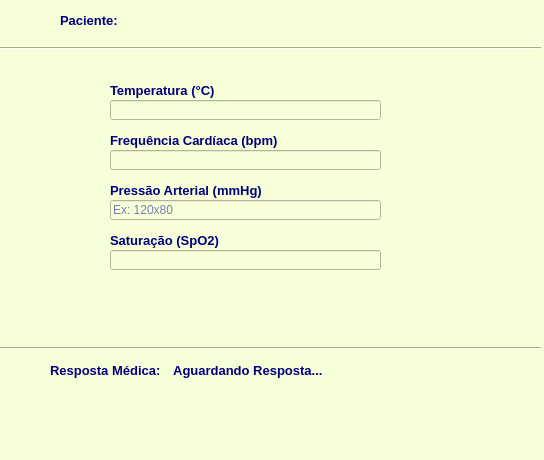
<?xml version="1.0" encoding="UTF-8"?>
<ui version="4.0">
 <class>MainWindow</class>
 <widget class="QMainWindow" name="MainWindow">
  <property name="geometry">
   <rect>
    <x>0</x>
    <y>0</y>
    <width>544</width>
    <height>460</height>
   </rect>
  </property>
  <property name="windowTitle">
   <string>MainWindow</string>
  </property>
  <property name="styleSheet">
   <string notr="true">background-color:rgb(247, 255, 217);
color :rgb(0, 0, 127)</string>
  </property>
  <widget class="QWidget" name="centralwidget">
   <widget class="QPushButton" name="botaoEnvia">
    <property name="geometry">
     <rect>
      <x>430</x>
      <y>510</y>
      <width>75</width>
      <height>23</height>
     </rect>
    </property>
    <property name="styleSheet">
     <string notr="true">background-color:rgb(0, 0, 127);
color:rgb(255, 255, 255);</string>
    </property>
    <property name="text">
     <string>Enviar</string>
    </property>
   </widget>
   <widget class="QLabel" name="label_nome">
    <property name="geometry">
     <rect>
      <x>60</x>
      <y>10</y>
      <width>71</width>
      <height>20</height>
     </rect>
    </property>
    <property name="font">
     <font>
      <pointsize>10</pointsize>
      <weight>75</weight>
      <bold>true</bold>
     </font>
    </property>
    <property name="text">
     <string>Paciente: </string>
    </property>
   </widget>
   <widget class="QLabel" name="label_alerta">
    <property name="geometry">
     <rect>
      <x>50</x>
      <y>360</y>
      <width>121</width>
      <height>20</height>
     </rect>
    </property>
    <property name="font">
     <font>
      <pointsize>10</pointsize>
      <weight>75</weight>
      <bold>true</bold>
     </font>
    </property>
    <property name="text">
     <string>Resposta Médica:</string>
    </property>
   </widget>
   <widget class="QLineEdit" name="lineEdit_temp">
    <property name="geometry">
     <rect>
      <x>110</x>
      <y>100</y>
      <width>271</width>
      <height>20</height>
     </rect>
    </property>
   </widget>
   <widget class="QLineEdit" name="lineEdit_freq">
    <property name="geometry">
     <rect>
      <x>110</x>
      <y>150</y>
      <width>271</width>
      <height>20</height>
     </rect>
    </property>
   </widget>
   <widget class="QLineEdit" name="lineEdit_press">
    <property name="geometry">
     <rect>
      <x>110</x>
      <y>200</y>
      <width>271</width>
      <height>20</height>
     </rect>
    </property>
    <property name="placeholderText">
     <string>Ex: 120x80</string>
    </property>
   </widget>
   <widget class="QLineEdit" name="lineEdit_satu">
    <property name="geometry">
     <rect>
      <x>110</x>
      <y>250</y>
      <width>271</width>
      <height>20</height>
     </rect>
    </property>
   </widget>
   <widget class="QLabel" name="label_temp">
    <property name="geometry">
     <rect>
      <x>110</x>
      <y>80</y>
      <width>131</width>
      <height>20</height>
     </rect>
    </property>
    <property name="font">
     <font>
      <pointsize>10</pointsize>
      <weight>75</weight>
      <bold>true</bold>
     </font>
    </property>
    <property name="text">
     <string>Temperatura (°C)</string>
    </property>
   </widget>
   <widget class="QLabel" name="label_freq">
    <property name="geometry">
     <rect>
      <x>110</x>
      <y>130</y>
      <width>181</width>
      <height>20</height>
     </rect>
    </property>
    <property name="font">
     <font>
      <pointsize>10</pointsize>
      <weight>75</weight>
      <bold>true</bold>
     </font>
    </property>
    <property name="text">
     <string>Frequência Cardíaca (bpm)</string>
    </property>
   </widget>
   <widget class="QLabel" name="label_press">
    <property name="geometry">
     <rect>
      <x>110</x>
      <y>180</y>
      <width>181</width>
      <height>20</height>
     </rect>
    </property>
    <property name="font">
     <font>
      <pointsize>10</pointsize>
      <weight>75</weight>
      <bold>true</bold>
     </font>
    </property>
    <property name="text">
     <string>Pressão Arterial (mmHg)</string>
    </property>
   </widget>
   <widget class="QLabel" name="label_satu">
    <property name="geometry">
     <rect>
      <x>110</x>
      <y>230</y>
      <width>161</width>
      <height>20</height>
     </rect>
    </property>
    <property name="font">
     <font>
      <pointsize>10</pointsize>
      <weight>75</weight>
      <bold>true</bold>
     </font>
    </property>
    <property name="text">
     <string>Saturação (SpO2)</string>
    </property>
   </widget>
   <widget class="QLabel" name="label_nome_paciente">
    <property name="geometry">
     <rect>
      <x>130</x>
      <y>10</y>
      <width>321</width>
      <height>20</height>
     </rect>
    </property>
    <property name="font">
     <font>
      <pointsize>10</pointsize>
      <weight>75</weight>
      <bold>true</bold>
     </font>
    </property>
    <property name="text">
     <string/>
    </property>
   </widget>
   <widget class="QLabel" name="label_situacao_paciente">
    <property name="geometry">
     <rect>
      <x>170</x>
      <y>360</y>
      <width>321</width>
      <height>20</height>
     </rect>
    </property>
    <property name="font">
     <font>
      <pointsize>10</pointsize>
      <weight>75</weight>
      <bold>true</bold>
     </font>
    </property>
    <property name="text">
     <string> Aguardando Resposta...</string>
    </property>
   </widget>
   <widget class="Line" name="line">
    <property name="geometry">
     <rect>
      <x>0</x>
      <y>40</y>
      <width>541</width>
      <height>16</height>
     </rect>
    </property>
    <property name="orientation">
     <enum>Qt::Horizontal</enum>
    </property>
   </widget>
   <widget class="Line" name="line_2">
    <property name="geometry">
     <rect>
      <x>0</x>
      <y>340</y>
      <width>541</width>
      <height>16</height>
     </rect>
    </property>
    <property name="orientation">
     <enum>Qt::Horizontal</enum>
    </property>
   </widget>
  </widget>
  <widget class="QMenuBar" name="menubar">
   <property name="geometry">
    <rect>
     <x>0</x>
     <y>0</y>
     <width>544</width>
     <height>21</height>
    </rect>
   </property>
  </widget>
  <widget class="QStatusBar" name="statusbar"/>
 </widget>
 <resources/>
 <connections/>
</ui>
